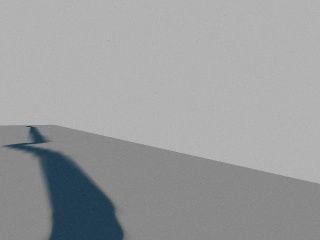
#> input picture src/lab_01/gosha/frame0.jpg, 320 x 240 px, given in place of raw_video_feed.mp4, which was not available
$ python lab_01_script.py
#> lines starting #> are read from the running program, lines starting #| are printed output that depends on the picture; after the words box and inside, x2 and y2 are one past the last pixel; in counts of white or black regions, pixels touching at a corner belong together; pictures that were not available may be replaced by others from this repository, and a replacement may not be noted
import cv2
import numpy as np
import time

Kernel_size=15
low_threshold=40
high_threshold=80

#Source of video
vidcap = cv2.VideoCapture('raw_video_feed.mp4')

#get first frame loaded up
success,image = vidcap.read()
#> image is the input picture: shape (240, 320, 3); mean B, G, R 157.9, 156.7, 154.9
# frame count itterator setup
count = 0
success = True
while success:
    #Convert to Grayscale
    gray = cv2.cvtColor(image, cv2.COLOR_BGR2GRAY)
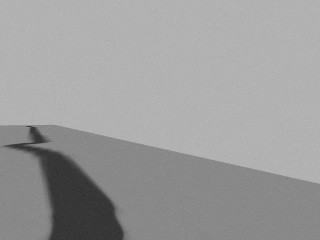
#> gray: shape (240, 320); min 43, max 189, mean 156.3

    #Blur image to reduce noise. if Kernel_size is bigger the image will be more blurry
    blurred = cv2.GaussianBlur(gray, (Kernel_size, Kernel_size), 0)

    #debug to find size of image
    # print blurred.shape

    # crop down to last few slices (actually not needed)
    crop_img = blurred[200:240, 0:320]
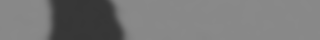
#> crop_img: shape (40, 320); min 54, max 137, mean 118.8

    # cv2.imshow("cropped", crop_img)
    # cv2.waitKey(0)

    #Perform canny edge-detection.
    #If a pixel gradient is higher than high_threshold is considered as an edge.
    #if a pixel gradient is lower than low_threshold is is rejected , it is not an edge.
    #Bigger high_threshold values will provoque to find less edges.
    #Canny recommended ratio upper:lower  between 2:1 or 3:1
    edged = cv2.Canny(crop_img, low_threshold, high_threshold)
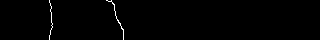
#> edged: shape (40, 320); 0.72% white in thin lines or dots, all inside (x1, y1, x2, y2) = (49, 0, 124, 40)

    # cv2.imshow("cropped", edged)
    # cv2.waitKey(0)

    # Note Black is 0 white is 1
    # Find first and second occurance of contour plot on second to
    # last row of pixel (approximation of real path)
    first_white = 0
    second_white = 0

    #due to image size
    index_max = 320
    index = 0

    while index<index_max:

        if edged[39,index] > 0:
            if first_white == 0:
                first_white = index
            else:
                second_white = index


        index+=1
#> after the loop, first_white = 49; index = 320

    average_white = int((first_white+second_white)/2)
#> average_white = 86

    # print average_white

    # Now draw circle showing the center location of our contour line
    cv2.circle(image,(average_white,210),20,(0,0,255),1)
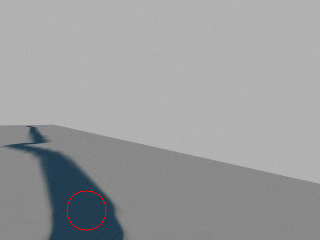
#> image: shape (240, 320, 3); 0.15% of pixels changed, all inside (x1, y1, x2, y2) = (66, 190, 107, 231)

    # run the slideshow at a min wait of 1 ms
    cv2.imshow("cropped", image)
    cv2.waitKey(1)

    #reset image for next frame
    success,image = vidcap.read()

    count += 1
